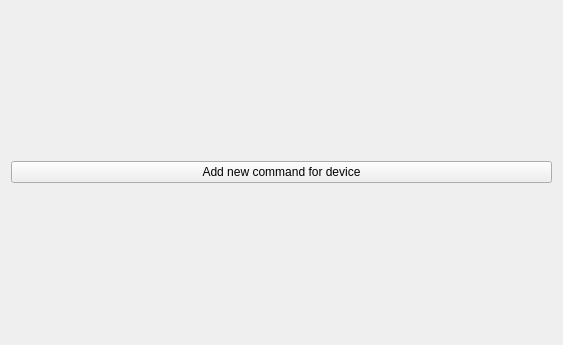
<?xml version="1.0" encoding="UTF-8"?>
<ui version="4.0">
 <class>Form</class>
 <widget class="QWidget" name="Form">
  <property name="geometry">
   <rect>
    <x>0</x>
    <y>0</y>
    <width>563</width>
    <height>345</height>
   </rect>
  </property>
  <property name="windowTitle">
   <string>Form</string>
  </property>
  <layout class="QVBoxLayout" name="verticalLayout_2">
   <item>
    <widget class="QPushButton" name="pushButton">
     <property name="text">
      <string>Add new command for device</string>
     </property>
    </widget>
   </item>
   <item>
    <layout class="QVBoxLayout" name="verticalLayout"/>
   </item>
  </layout>
 </widget>
 <resources/>
 <connections/>
</ui>
